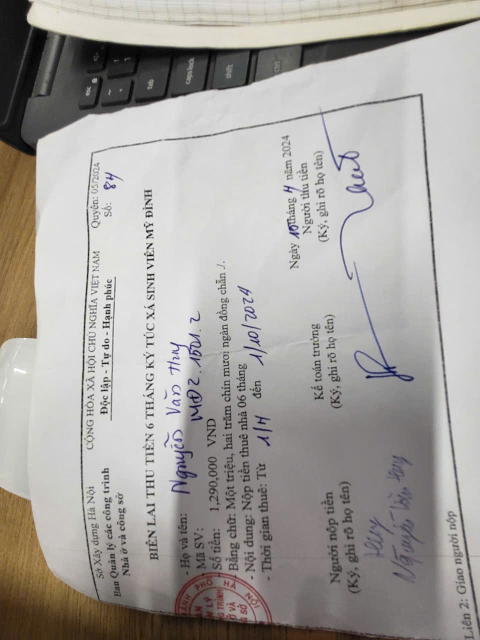
#> input picture mohinh_nhận diện chữ số/img.png, 960 x 1280 px (shown at 1/2 size)
$ python -i chuongtrinh.py   (imports and definitions only)
#> lines starting #> are read from the running program, lines starting #| are printed output that depends on the picture; after the words box and inside, x2 and y2 are one past the last pixel; in counts of white or black regions, pixels touching at a corner belong together
import tkinter as tk
from tkinter import ttk, filedialog, messagebox
from PIL import Image, ImageTk
import numpy as np
from skimage.feature import hog
from sklearn.svm import LinearSVC
from sklearn.metrics import accuracy_score, confusion_matrix
import cv2
from keras.datasets import mnist

# Load dữ liệu MNIST và huấn luyện mô hình
# [1 line that did not run here, left out]
# [1 line that did not run here, left out]
# [1 line that did not run here, left out]

# [1 line that did not run here, left out]
# [1 line that did not run here, left out]

model = LinearSVC(C=10)
# [1 line not run here, left out]

# [1 line that did not run here, left out]
# [1 line that did not run here, left out]
# [1 line that did not run here, left out]

# Hàm xử lý và dự đoán chữ số từ ảnh
def process_and_predict(image_path):
#> called with image_path = 'img.png'
    image = cv2.imread(image_path)
#> image is the input picture: shape (1280, 960, 3); mean B, G, R 159.2, 162.6, 165.9
    im_gray = cv2.cvtColor(image, cv2.COLOR_BGR2GRAY)
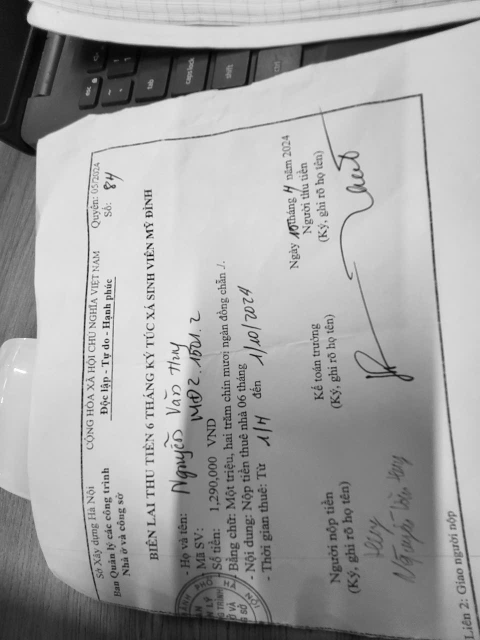
#> im_gray: shape (1280, 960) (shown at 1/2 size); min 0, max 255, mean 163.2
    im_blur = cv2.GaussianBlur(im_gray, (5, 5), 0)
    _, thre = cv2.threshold(im_blur, 90, 255, cv2.THRESH_BINARY_INV)
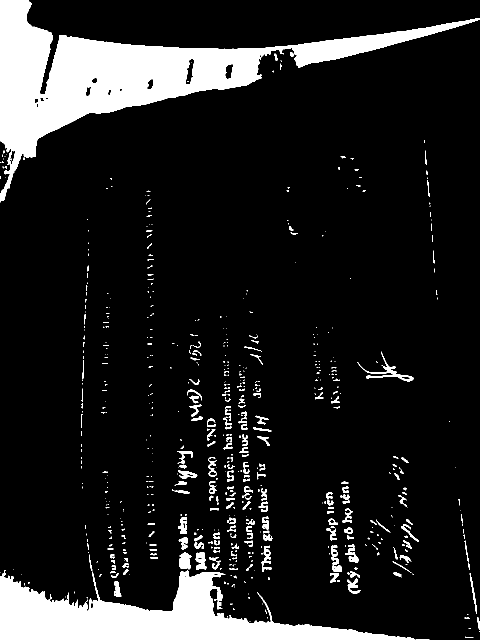
#> thre: shape (1280, 960) (shown at 1/2 size); 12.5% white; 626 white regions (423 under 20 px)

    # Tìm các vùng chứa chữ số
    contours, _ = cv2.findContours(thre, cv2.RETR_EXTERNAL, cv2.CHAIN_APPROX_SIMPLE)
#> contours = 622 contours, 479 with area under 20; largest, box (x1, y1, x2, y2) and area: (0, 0, 960, 405) 84532, (0, 1140, 830, 1280) 47873, (715, 703, 828, 763) 756, (358, 1105, 383, 1139) 582, (391, 1104, 413, 1140) 497
    rects = [cv2.boundingRect(cnt) for cnt in contours]
#> rects = 622 items, first 6: (831, 1278, 28, 2), (930, 1273, 17, 3), (959, 1262, 1, 2), (937, 1256, 5, 2), (499, 1242, 2, 1), (929, 1235, 11, 3)

    for (x, y, w, h) in rects:
        cv2.rectangle(image, (x, y), (x + w, y + h), (255, 255, 0), 2)
        roi = thre[y:y + h, x:x + w]
        roi = np.pad(roi, ((20, 20), (20, 20)), 'constant', constant_values=0)
        roi = cv2.resize(roi, (28, 28), interpolation=cv2.INTER_AREA)

        # Tính toán đặc trưng HOG
        roi_hog_fd = hog(roi, orientations=9, pixels_per_cell=(14, 14), cells_per_block=(1, 1), block_norm="L2")
        nbr = model.predict(np.array([roi_hog_fd], np.float32))

        # Hiển thị kết quả dự đoán trên ảnh
        cv2.putText(image, str(int(nbr[0])), (x, y - 10), cv2.FONT_HERSHEY_SIMPLEX, 0.9, (255, 255, 0), 2)
#> this loop made 1 pass
#> pass 1, in process_and_predict, `roi = np.pad(roi, ((20, 20), (20, 20)), 'constant', constant_values=0)`:
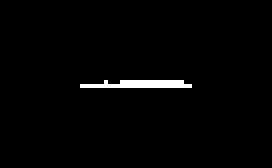
#> roi: shape (42, 68) (shown 4 times larger); 1.6% white in thin lines or dots, all inside (x1, y1, x2, y2) = (20, 20, 48, 22)
#> after the loop: image: shape (1280, 960, 3); 0.01% of pixels changed, all inside (x1, y1, x2, y2) = (830, 1277, 861, 1280)

    cv2.imshow("ket qua du doan", image)
    cv2.waitKey(0)
    cv2.destroyAllWindows()

# Hàm mở file ảnh
def open_file():
    file_path = filedialog.askopenfilename(filetypes=[("Image files", "*.jpg;*.png;*.bmp")])
    if file_path:
        process_and_predict(file_path)

# Hàm tạo giao diện đánh giá
def create_evaluation_window():
    eval_window = tk.Toplevel(root)
    eval_window.title("Đánh giá mô hình")
    eval_window.geometry("800x600")

    bg_image = Image.open("background.png")
    bg_image = bg_image.resize((800, 600), Image.LANCZOS)
    bg_photo = ImageTk.PhotoImage(bg_image)
    bg_label = tk.Label(eval_window, image=bg_photo)
    bg_label.image = bg_photo
    bg_label.place(x=0, y=0, relwidth=1, relheight=1)

    title = tk.Label(eval_window, text="Đánh giá mô hình SVM", font=("Arial", 18, "bold"), bg="#FFFFFF")
    title.pack(pady=10)

    acc_label = tk.Label(eval_window, text=f"Độ chính xác: {accuracy:.2%}", font=("Arial", 14), bg="#FFFFFF")
    acc_label.pack(pady=5)

    cm_title = tk.Label(eval_window, text="Ma trận nhầm lẫn:", font=("Arial", 14), bg="#FFFFFF")
    cm_title.pack(pady=5)

    cm_frame = tk.Frame(eval_window, bg="#FFFFFF")
    cm_frame.pack(pady=10)

    tree = ttk.Treeview(cm_frame, columns=[str(i) for i in range(10)], show="headings", height=10)
    for i in range(10):
        tree.heading(str(i), text=str(i))
        tree.column(str(i), width=50, anchor="center")

    for i, row in enumerate(conf_matrix):
        tree.insert("", "end", values=[str(x) for x in row])

    tree.pack()

    close_button = tk.Button(eval_window, text="Đóng", command=eval_window.destroy, font=("Arial", 12))
    close_button.pack(pady=10)

# Giao diện chính
# [5 lines not run here, left out]
# [1 line that did not run here, left out]
# [1 line that did not run here, left out]
# [1 line that did not run here, left out]
# [1 line that did not run here, left out]
# [1 line not run here, left out]

# [1 line that did not run here, left out]
# [1 line not run here, left out]

# [1 line that did not run here, left out]
# [1 line not run here, left out]

# [1 line that did not run here, left out]
# [1 line not run here, left out]

# [1 line that did not run here, left out]
# [3 lines not run here, left out]

#> (the run stopped early here; a loop or call above may not have finished)
